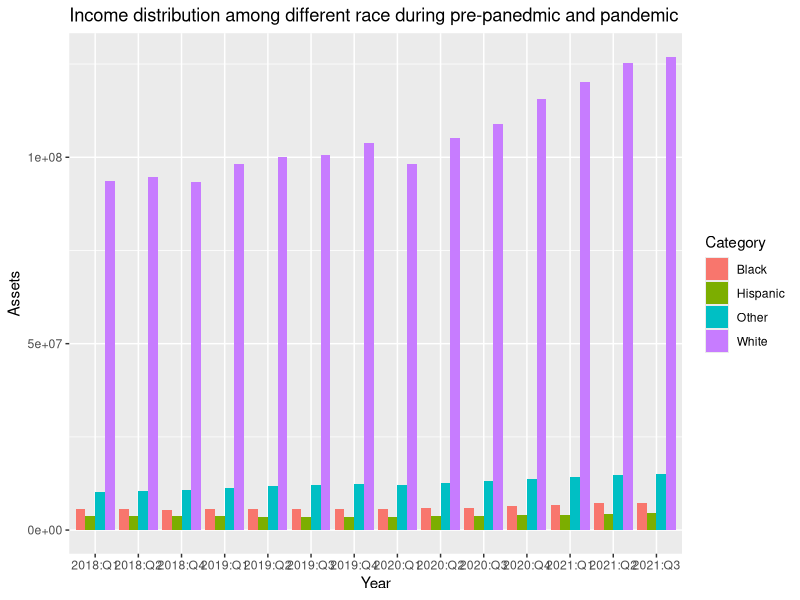

Reproduce this figure in R.
#Bar chart for the PO2

#tidyverse
library("tidyverse")
#setwd("~/Desktop/Info201Project/final-project-starter-AZAHAZA")
wealth_race <- read_csv("data/dfa-race.csv")

wealth_race_dist <- wealth_race %>%
  filter(Date =='2018:Q1'| Date=='2018:Q2'| Date=='2018:Q4'| Date=='2019:Q1'| Date=='2019:Q2'| Date=='2019:Q3'| Date=='2019:Q4'| Date=='2020:Q1'| Date=='2020:Q2'| Date=='2020:Q3'| Date=='2020:Q4'| Date=='2021:Q1'| Date=='2021:Q2'| Date=='2021:Q3')

ggplot(wealth_race_dist)+
geom_col(mapping = aes(x = Date, y = Assets,fill = Category), position = "dodge") +

labs(
  title = "Income distribution among different race during pre-panedmic and pandemic", 
  x = "Year", 
  y = "Assets",
)

